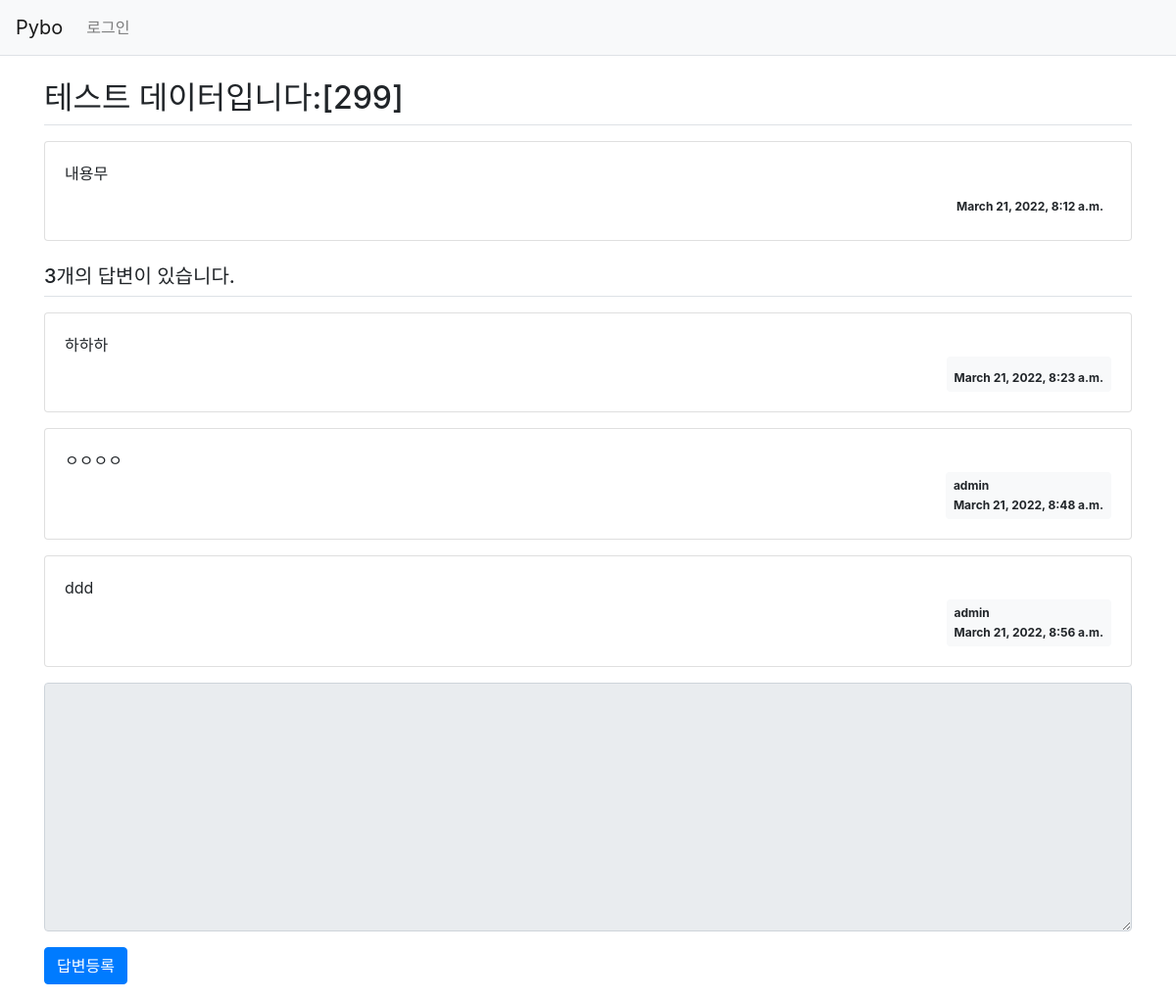
The page /pybo/303/ on the database its author committed.
### pybo/models.py (models this page shows, shortened)
class Question(models.Model):
    subject = models.CharField(max_length=200)
    content = models.TextField()
    create_date = models.DateTimeField()
    author = models.ForeignKey(User, on_delete=models.CASCADE, null=True)
    modify_date = models.DateTimeField(null=True, blank=True)

class Answer(models.Model):
    question = models.ForeignKey(Question, on_delete=models.CASCADE)
    content = models.TextField()
    create_date = models.DateTimeField()
    author = models.ForeignKey(User, on_delete=models.CASCADE, null=True)
    modify_date = models.DateTimeField(null=True, blank=True)

### pybo/views/base_views.py (the view)
# urls.py: path('<int:question_id>/', base_views.detail, name='detail'),
def detail(request, question_id):
    question = get_object_or_404(Question, pk=question_id)
    context = {'question': question}
    return render(request, 'pybo/question_detail.html', context)

### templates/pybo/question_detail.html (shortened to what this page needs)
{% extends 'base.html' %}
{% block content %}
<div class="container my-3">
    <h2 class="border-bottom py-2">{{ question.subject }}</h2>
    <div class="card my-3">
        <div class="card-body">
            <div class="card-text" style="white-space: pre-line;">{{ question.content }}</div>
            <div class="d-flex justify-content-end">
                <div class="badge badge-li`ght p-2 text-left">
                    <div>{{ question.create_date }}</div>
                </div>
            </div>
        </div>
    </div>
    <h5 class="border-bottom my-3 py-2">{{question.answer_set.count}}개의 답변이 있습니다.</h5>
    {% for answer in question.answer_set.all %}
    <div class="card my-3">
        <div class="card-body">
            <div class="card-text" style="white-space: pre-line;">{{ answer.content }}</div>
            <div class="d-flex justify-content-end">
                <div class="badge badge-light p-2 text-left">
                    <div class="mb-2">{{ answer.author.username }}</div>
                    <div>{{ answer.create_date }}</div>
                </div>
            </div>
        </div>
    </div>
    {% endfor %}
    <form action="{% url 'pybo:answer_create' question.id %}" method="post" class="my-3">
        <div class="form-group">
            <textarea {% if not user.is_authenticated %}disabled{% endif %}
            name="content" id="content" class="form-control" rows="10"></textarea>
        </div>
        <input type="submit" value="답변등록" class="btn btn-primary">
    </form>
</div>
{% endblock %}

### rows shown on the page
Question: subject "테스트 데이터입니다:[299]", content "내용무", create_date "March 21, 2022, 8:12 a.m.", answer_set.count "3"
Answer: content "하하하", create_date "March 21, 2022, 8:23 a.m."
Answer: content "ㅇㅇㅇㅇ", author.username "admin", create_date "March 21, 2022, 8:48 a.m."
Answer: content "ddd", author.username "admin", create_date "March 21, 2022, 8:56 a.m."
